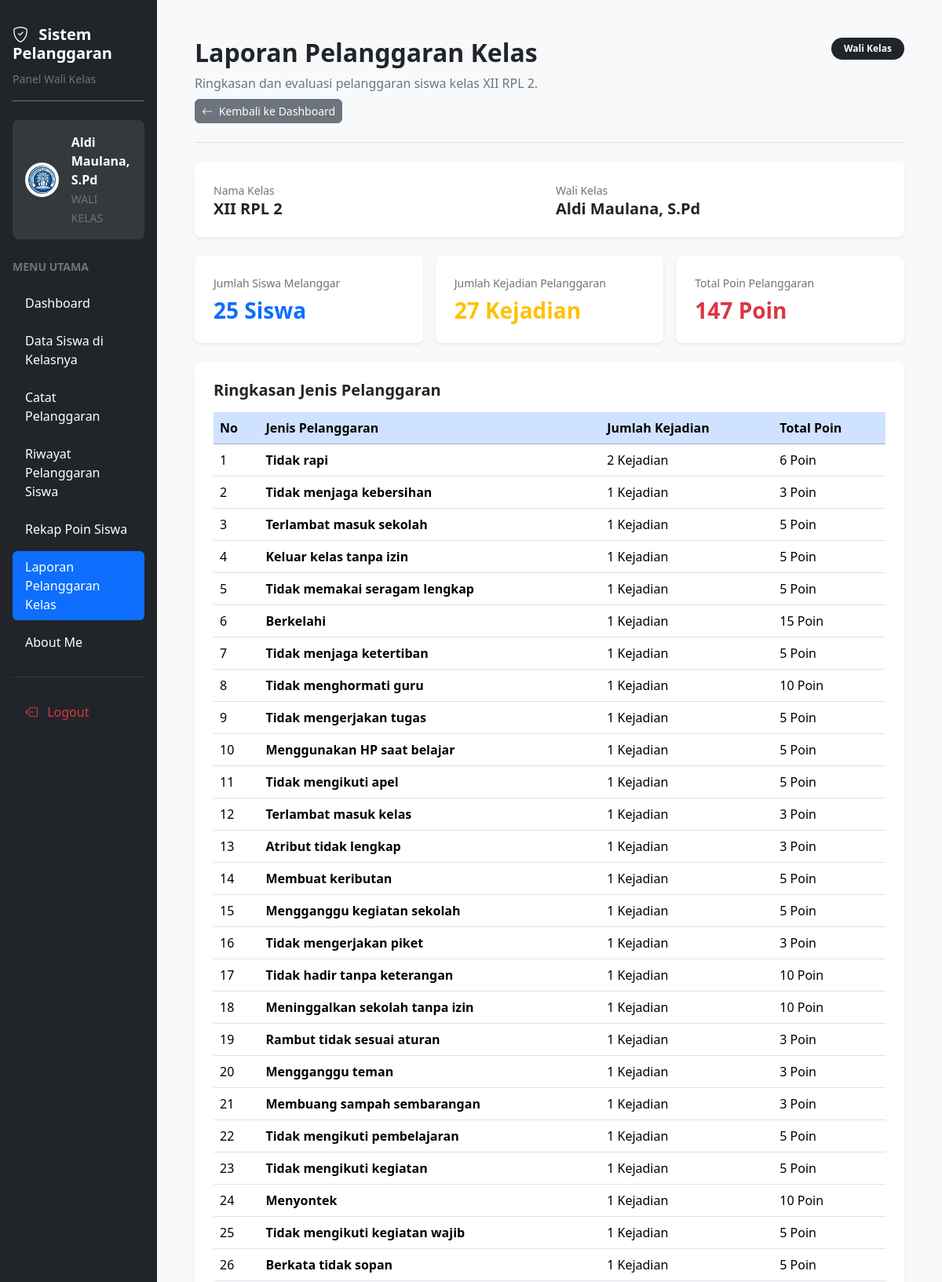
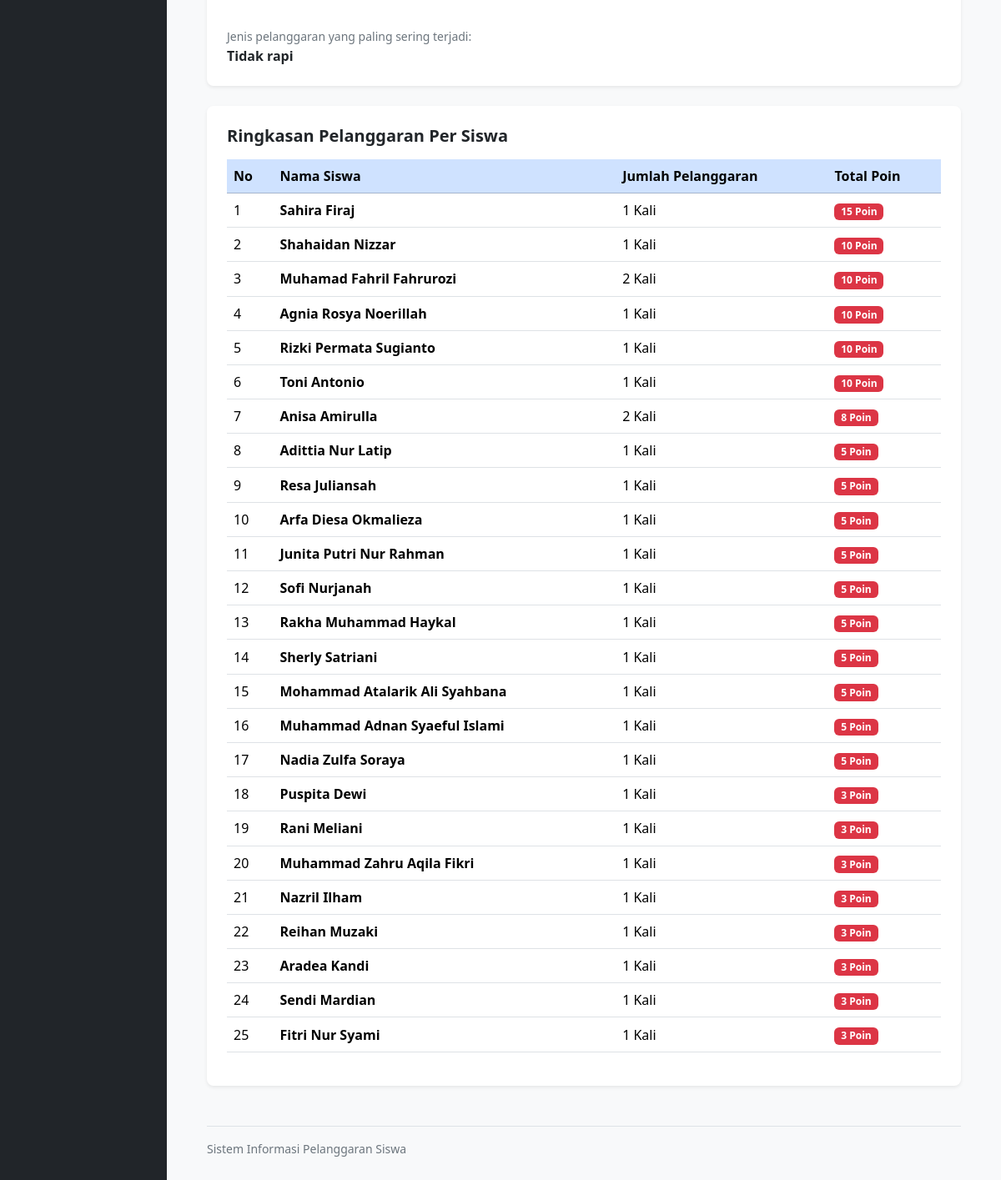
Page /walikelas/laporan_pelanggaran_kelas.php (signed in) on the committed database (2 pictures, top to bottom).
### tables this page shows
CREATE TABLE `t_guru` (
  `id` int(11) NOT NULL,
  `nip` varchar(30) NOT NULL,
  `nama` varchar(150) NOT NULL,
  `email` varchar(150) NOT NULL,
  `status_aktif` tinyint(1) NOT NULL,
  `user_id` int(11) NOT NULL,
  `created_at` timestamp NULL DEFAULT current_timestamp(),
  `updated_at` timestamp NULL DEFAULT current_timestamp()
);

CREATE TABLE `t_wali_kelas` (
  `id` int(11) NOT NULL,
  `tahun_ajaran_id` int(11) NOT NULL,
  `kelas_id` int(11) NOT NULL,
  `guru_id` int(11) NOT NULL,
  `tanggal_mulai` date NOT NULL,
  `tanggal_selesai` date NOT NULL,
  `status_aktif` tinyint(1) NOT NULL,
  `created_at` timestamp NULL DEFAULT current_timestamp(),
  `updated_at` timestamp NULL DEFAULT current_timestamp()
);

CREATE TABLE `t_kelas` (
  `id` int(11) NOT NULL,
  `nama` varchar(100) NOT NULL,
  `tingkat` varchar(20) NOT NULL,
  `jurusan` varchar(100) NOT NULL,
  `status_aktif` tinyint(1) NOT NULL,
  `created_at` timestamp NULL DEFAULT current_timestamp(),
  `updated_at` timestamp NULL DEFAULT current_timestamp()
);

### walikelas/laporan_pelanggaran_kelas.php (the view, shortened to what the rows shown need)
<?php
require_once __DIR__ . '/../config/koneksi.php';
function aman($data) {
    return htmlspecialchars((string) $data, ENT_QUOTES, 'UTF-8');
}
$stmt = mysqli_prepare(
    $koneksi,
    "SELECT id, nama FROM t_guru WHERE user_id = ? LIMIT 1"
);
mysqli_stmt_bind_param($stmt, "i", $_SESSION['id']);
mysqli_stmt_execute($stmt);
$guru = mysqli_fetch_assoc(mysqli_stmt_get_result($stmt));
$stmt = mysqli_prepare(
    $koneksi,
    "SELECT wk.kelas_id, wk.tahun_ajaran_id,
            k.nama AS nama_kelas,
            g.nama AS nama_wali_kelas
     FROM t_wali_kelas wk
     JOIN t_kelas k ON k.id = wk.kelas_id
     JOIN t_guru g ON g.id = wk.guru_id
     WHERE wk.guru_id = ?
       AND wk.status_aktif = 1
       AND wk.tanggal_mulai <= CURDATE()
       AND (wk.tanggal_selesai IS NULL OR wk.tanggal_selesai >= CURDATE())
     LIMIT 1"
);
mysqli_stmt_bind_param($stmt, "i", $guru['id']);
mysqli_stmt_execute($stmt);
$wali = mysqli_fetch_assoc(mysqli_stmt_get_result($stmt));
$nama = $guru['nama'];
?>
<!DOCTYPE html>
<html lang="id">
<head>
    <link href="https://cdn.jsdelivr.net/npm/bootstrap@5.3.3/dist/css/bootstrap.min.css" rel="stylesheet">
    <link href="https://cdn.jsdelivr.net/npm/bootstrap-icons@1.11.3/font/bootstrap-icons.min.css" rel="stylesheet">
    <link href="https://cdn.datatables.net/2.3.4/css/dataTables.bootstrap5.min.css" rel="stylesheet">
</head>
<body class="bg-light overflow-hidden">
<div class="container-fluid vh-100 overflow-hidden">
    <div class="row h-100 flex-nowrap">
        <aside class="col-3 col-md-3 col-lg-2 bg-dark vh-100 overflow-y-auto p-3 flex-shrink-0">
            <div class="bg-secondary bg-opacity-25 rounded-3 p-3 mb-4">
                <div class="d-flex align-items-center gap-3">
                    <div class="text-white text-break">
                        <div class="fw-semibold">
                            <?= aman($nama); ?>
                        </div>
                        <small class="text-secondary">
                            WALI KELAS
                        </small>
                    </div>
                </div>
            </div>
        </aside>
        <main class="col-9 col-md-9 col-lg-10 vh-100 overflow-y-auto p-3 p-lg-5">
            <div class="d-flex flex-wrap justify-content-between align-items-start gap-3 mb-4 pb-4 border-bottom">
                <div>
                    <h2 class="fw-bold mb-2">
                        Laporan Pelanggaran Kelas
                    </h2>
                    <p class="text-secondary mb-2">
                        Ringkasan dan evaluasi pelanggaran siswa kelas
                        <?= aman($wali['nama_kelas']); ?>.
                    </p>
                    <a href="../dashboard.php"
                       class="btn btn-secondary btn-sm rounded-2">
                        <i class="bi bi-arrow-left me-1"></i>
                        Kembali ke Dashboard
                    </a>
                </div>
            </div>
            <div class="card border-0 shadow-sm rounded-3 mb-4">
                <div class="card-body p-4">
                    <div class="row g-3">
                        <div class="col-md-6">
                            <small class="text-secondary">
                                Nama Kelas
                            </small>
                            <h5 class="fw-bold mb-0">
                                <?= aman($wali['nama_kelas']); ?>
                            </h5>
                        </div>
                        <div class="col-md-6">
                            <small class="text-secondary">
                                Wali Kelas
                            </small>
                            <h5 class="fw-bold mb-0">
                                <?= aman($wali['nama_wali_kelas']); ?>
                            </h5>
                        </div>
                    </div>
                </div>
            </div>
            <div class="card border-0 shadow-sm rounded-3 mb-4">
                <div class="card-body p-3 p-lg-4">
                    <div class="table-responsive">
                        <table class="table table-hover align-middle">
                            <thead>
                                <tr class="table-primary">
                                    <th>No</th>
                                    <th>Jenis Pelanggaran</th>
                                    <th>Jumlah Kejadian</th>
                                    <th>Total Poin</th>
                                </tr>
                            </thead>
                        </table>
                    </div>
                </div>
            </div>
            <div class="card border-0 shadow-sm rounded-3">
                <div class="card-body p-3 p-lg-4">
                    <div class="table-responsive">
                        <table id="tabelLaporan" class="table table-hover align-middle">
                            <thead>
                                <tr class="table-primary">
                                    <th>No</th>
                                    <th>Nama Siswa</th>
                                    <th>Jumlah Pelanggaran</th>
                                    <th>Total Poin</th>
                                </tr>
                            </thead>
                        </table>
                    </div>
                </div>
            </div>
        </main>
    </div>
</div>
</body>
</html>

### rows in the picture
t_guru: nama "Aldi Maulana, S.Pd"
t_wali_kelas: kelas.nama "XII RPL 2", guru.nama "Aldi Maulana, S.Pd"

### other values in the picture
$jumlahSiswa "25"
$jumlahKejadian "27"
$totalPoin "147"
aman($row['nama_pelanggaran']) "Tidak rapi"
$row['jumlah'] "2"
$row['total_poin'] "6"
aman($row['nama_pelanggaran']) "Tidak menjaga kebersihan"
$row['jumlah'] "1"
$row['total_poin'] "3"
aman($row['nama_pelanggaran']) "Terlambat masuk sekolah"
$row['total_poin'] "5"
aman($row['nama_pelanggaran']) "Keluar kelas tanpa izin"
aman($row['nama_pelanggaran']) "Tidak memakai seragam lengkap"
aman($row['nama_pelanggaran']) "Berkelahi"
$row['total_poin'] "15"
